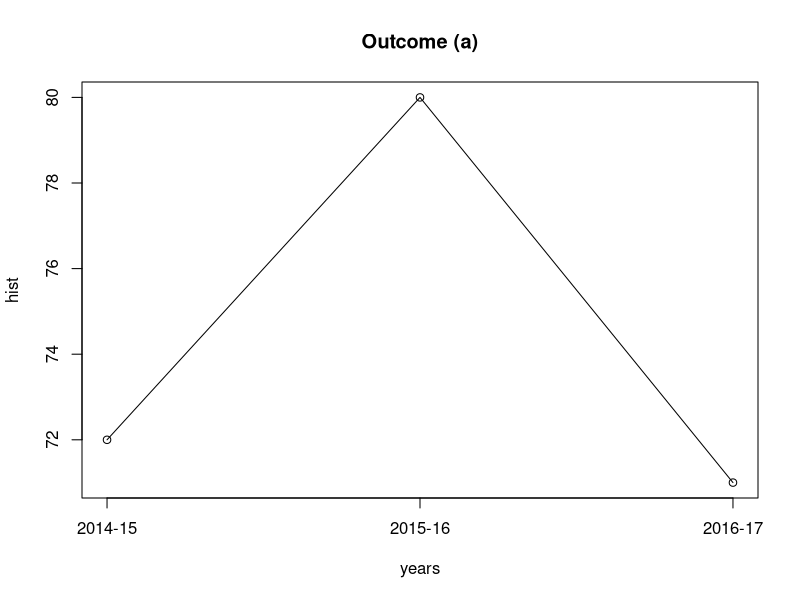
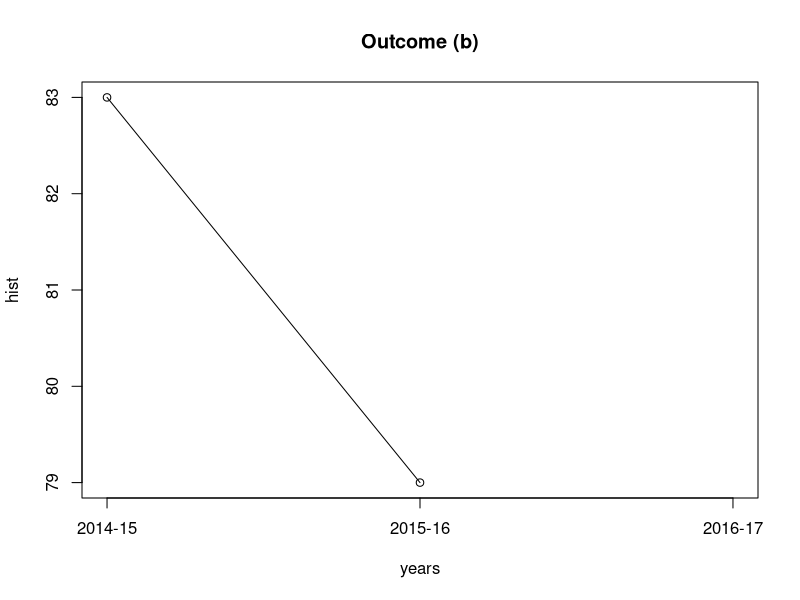
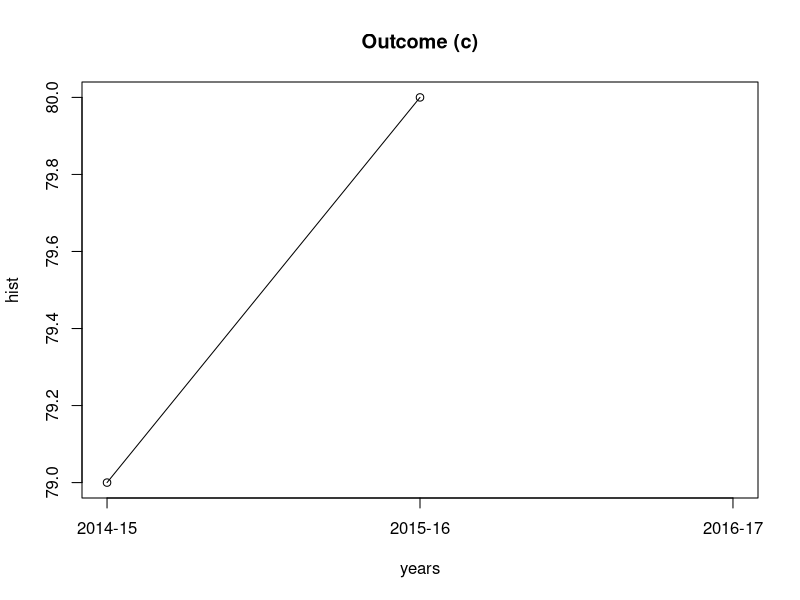
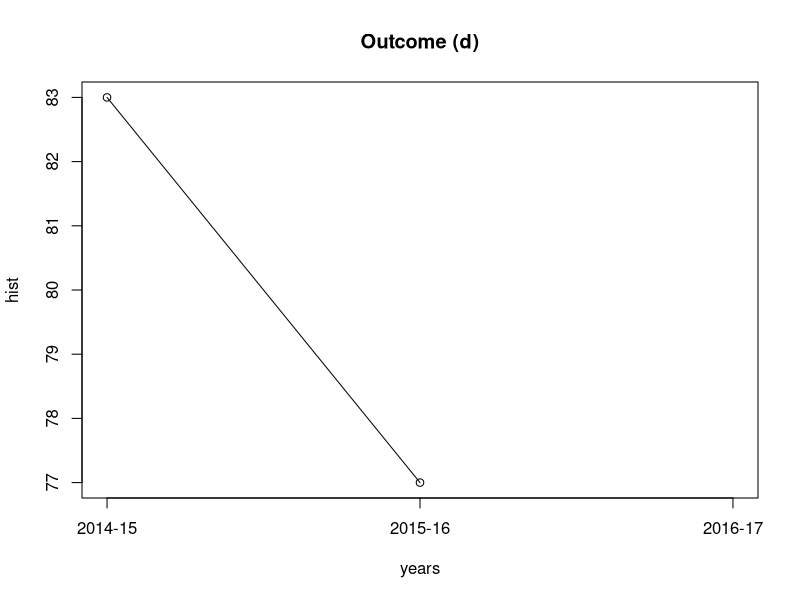
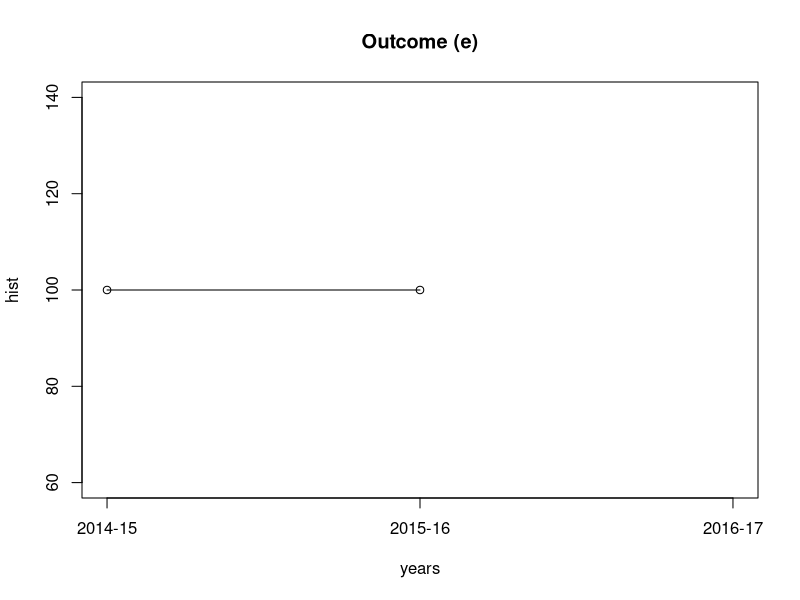
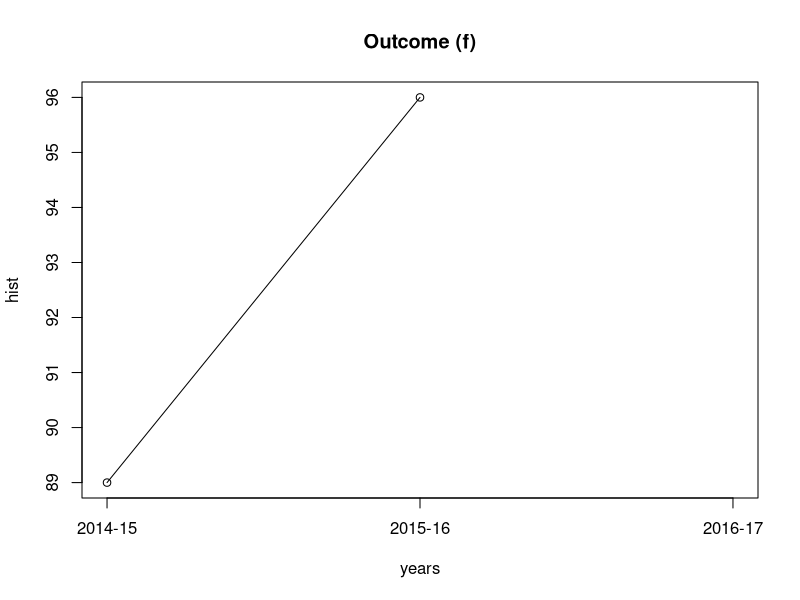
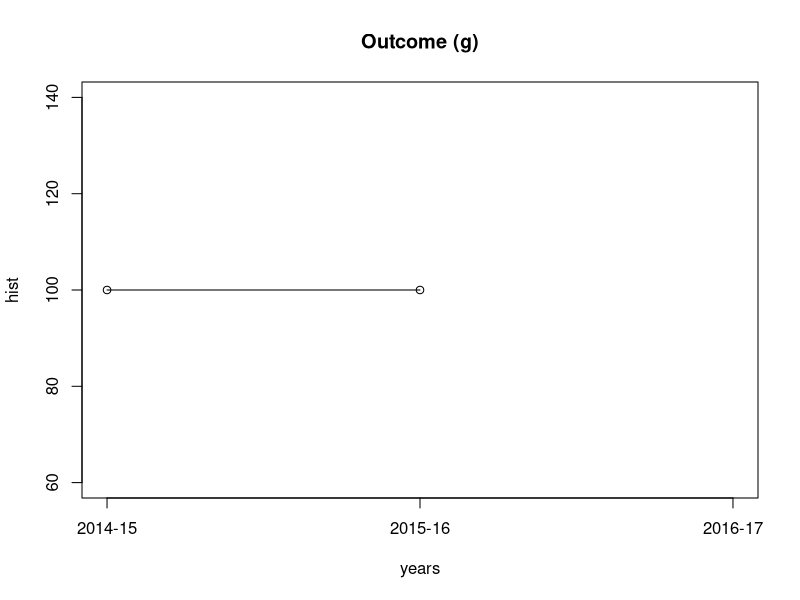
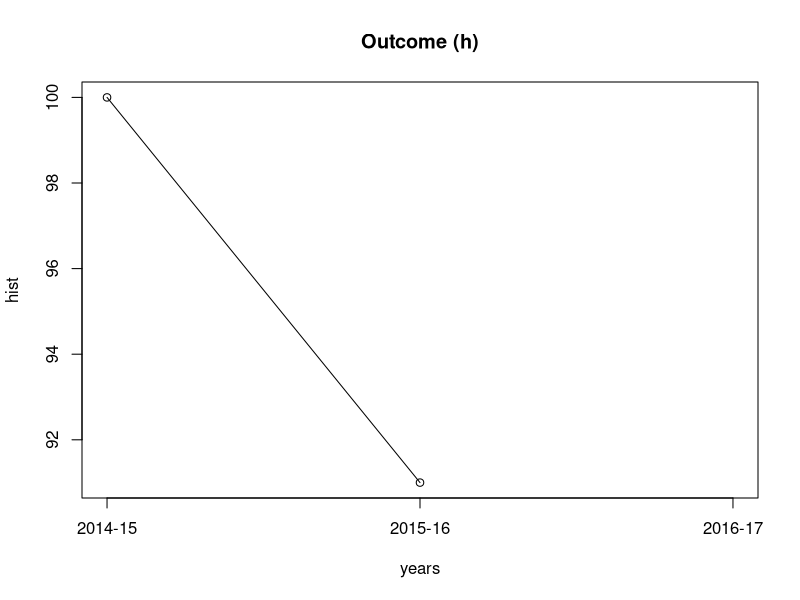

R code for these plots, in order:
## ---- chunk 1
num.excelled <- c(
    a1=23+20, a2=16, a3=4, a4=0, a5=0, a6=0,
    b1=0, b2=0,
    c1=0, c2=0, c3=0+0, c4=0, c5=0, 
    d1=0, d2=0, d3=0, d4=0, d5=0,
    e1=0, e2=0, e3=0, e4=0,
    f1=0, f2=0, f3=0,
    g1=0, g2=0,
    h1=0, h2=0, h3=0,
    i1=0, i2=30, i3=0, i4=0,
    j1=0, j2=0, j3=0, j4=0, j5=0,
    k1=0, k2=0+0+0+0, k3=0, k4=0)
num.mastered <- c(
    a1=0+3, a2=5, a3=2, a4=0, a5=0, a6=0,
    b1=0, b2=0,
    c1=0, c2=0, c3=0+0, c4=0, c5=0, 
    d1=0, d2=0, d3=0, d4=0, d5=0,
    e1=0, e2=0, e3=0, e4=0,
    f1=0, f2=0, f3=0,
    g1=0, g2=0,
    h1=0, h2=0, h3=0,
    i1=0, i2=5, i3=0, i4=0,
    j1=0, j2=0, j3=0, j4=0, j5=0,
    k1=0, k2=0+0+0+0, k3=0, k4=0)
num.partially.mastered <- c(
    a1=3+3, a2=3, a3=3, a4=0, a5=0, a6=0,
    b1=0, b2=0,
    c1=0, c2=0, c3=0+0, c4=0, c5=0, 
    d1=0, d2=0, d3=0, d4=0, d5=0,
    e1=0, e2=0, e3=0, e4=0,
    f1=0, f2=0, f3=0,
    g1=0, g2=0,
    h1=0, h2=0, h3=0,
    i1=0, i2=1, i3=0, i4=0,
    j1=0, j2=0, j3=0, j4=0, j5=0,
    k1=0, k2=0+0+0+0, k3=0, k4=0)
num.below.expectations <- c(
    a1=0+0, a2=2, a3=17, a4=0, a5=0, a6=0,
    b1=0, b2=0,
    c1=0, c2=0, c3=0+0, c4=0, c5=0, 
    d1=0, d2=0, d3=0, d4=0, d5=0,
    e1=0, e2=0, e3=0, e4=0,
    f1=0, f2=0, f3=0,
    g1=0, g2=0,
    h1=0, h2=0, h3=0,
    i1=0, i2=2, i3=0, i4=0,
    j1=0, j2=0, j3=0, j4=0, j5=0,
    k1=0, k2=0+0+0+0, k3=0, k4=0)

num.excelled['a'] <- sum(num.excelled[paste('a', 1:6, sep="")])
num.excelled['b'] <- sum(num.excelled[paste('b', 1:2, sep="")])
num.excelled['c'] <- sum(num.excelled[paste('c', 1:5, sep="")])
num.excelled['d'] <- sum(num.excelled[paste('d', 1:5, sep="")])
num.excelled['e'] <- sum(num.excelled[paste('e', 1:4, sep="")])
num.excelled['f'] <- sum(num.excelled[paste('f', 1:3, sep="")])
num.excelled['g'] <- sum(num.excelled[paste('g', 1:2, sep="")])
num.excelled['h'] <- sum(num.excelled[paste('h', 1:3, sep="")])
num.excelled['i'] <- sum(num.excelled[paste('i', 1:4, sep="")])
num.excelled['j'] <- sum(num.excelled[paste('j', 1:5, sep="")])
num.excelled['k'] <- sum(num.excelled[paste('k', 1:4, sep="")])

num.mastered['a'] <- sum(num.mastered[paste('a', 1:6, sep="")])
num.mastered['b'] <- sum(num.mastered[paste('b', 1:2, sep="")])
num.mastered['c'] <- sum(num.mastered[paste('c', 1:5, sep="")])
num.mastered['d'] <- sum(num.mastered[paste('d', 1:5, sep="")])
num.mastered['e'] <- sum(num.mastered[paste('e', 1:4, sep="")])
num.mastered['f'] <- sum(num.mastered[paste('f', 1:3, sep="")])
num.mastered['g'] <- sum(num.mastered[paste('g', 1:2, sep="")])
num.mastered['h'] <- sum(num.mastered[paste('h', 1:3, sep="")])
num.mastered['i'] <- sum(num.mastered[paste('i', 1:4, sep="")])
num.mastered['j'] <- sum(num.mastered[paste('j', 1:5, sep="")])
num.mastered['k'] <- sum(num.mastered[paste('k', 1:4, sep="")])

num.partially.mastered['a'] <- sum(num.partially.mastered[paste('a', 1:6, sep="")])
num.partially.mastered['b'] <- sum(num.partially.mastered[paste('b', 1:2, sep="")])
num.partially.mastered['c'] <- sum(num.partially.mastered[paste('c', 1:5, sep="")])
num.partially.mastered['d'] <- sum(num.partially.mastered[paste('d', 1:5, sep="")])
num.partially.mastered['e'] <- sum(num.partially.mastered[paste('e', 1:4, sep="")])
num.partially.mastered['f'] <- sum(num.partially.mastered[paste('f', 1:3, sep="")])
num.partially.mastered['g'] <- sum(num.partially.mastered[paste('g', 1:2, sep="")])
num.partially.mastered['h'] <- sum(num.partially.mastered[paste('h', 1:3, sep="")])
num.partially.mastered['i'] <- sum(num.partially.mastered[paste('i', 1:4, sep="")])
num.partially.mastered['j'] <- sum(num.partially.mastered[paste('j', 1:5, sep="")])
num.partially.mastered['k'] <- sum(num.partially.mastered[paste('k', 1:4, sep="")])

num.below.expectations['a'] <- sum(num.below.expectations[paste('a', 1:6, sep="")])
num.below.expectations['b'] <- sum(num.below.expectations[paste('b', 1:2, sep="")])
num.below.expectations['c'] <- sum(num.below.expectations[paste('c', 1:5, sep="")])
num.below.expectations['d'] <- sum(num.below.expectations[paste('d', 1:5, sep="")])
num.below.expectations['e'] <- sum(num.below.expectations[paste('e', 1:4, sep="")])
num.below.expectations['f'] <- sum(num.below.expectations[paste('f', 1:3, sep="")])
num.below.expectations['g'] <- sum(num.below.expectations[paste('g', 1:2, sep="")])
num.below.expectations['h'] <- sum(num.below.expectations[paste('h', 1:3, sep="")])
num.below.expectations['i'] <- sum(num.below.expectations[paste('i', 1:4, sep="")])
num.below.expectations['j'] <- sum(num.below.expectations[paste('j', 1:5, sep="")])
num.below.expectations['k'] <- sum(num.below.expectations[paste('k', 1:4, sep="")])

get.excelled <- function (key) {
    pct <- num.excelled[[key]] / (num.excelled[[key]] + num.mastered[[key]] + num.partially.mastered[[key]] + num.below.expectations[[key]])
    return (round(100*pct))
}
get.mastered <- function (key) {
    pct <- num.mastered[[key]] / (num.excelled[[key]] + num.mastered[[key]] + num.partially.mastered[[key]] + num.below.expectations[[key]])
    return (round(100*pct))
}
get.partially.mastered <- function (key) {
    pct <- num.partially.mastered[[key]] / (num.excelled[[key]] + num.mastered[[key]] + num.partially.mastered[[key]] + num.below.expectations[[key]])
    return (round(100*pct))
}
get.below.expectations <- function (key) {
    pct <- num.below.expectations[[key]] / (num.excelled[[key]] + num.mastered[[key]] + num.partially.mastered[[key]] + num.below.expectations[[key]])
    return (round(100*pct))
}
num.assessed <- function (key) {
    num <- num.excelled[[key]] + num.mastered[[key]] + num.partially.mastered[[key]] + num.below.expectations[[key]]
    return (num)
}

history.excelled <- data.frame(
    a=c(62,  45, get.excelled('a')),
    b=c(69,  46, get.excelled('b')),
    c=c(71,  58, get.excelled('c')),
    d=c(66,  53, get.excelled('d')),
    e=c(20,  98, get.excelled('e')),
    f=c(83,  67, get.excelled('f')),
    g=c(20, 100, get.excelled('g')),
    h=c(20,  81, get.excelled('h')),
    i=c(67,  56, get.excelled('i')),
    j=c(79,  36, get.excelled('j')),
    k=c(49,  74, get.excelled('k')))
history.mastered <- data.frame(
    a=c(10, 35, get.mastered('a')),
    b=c(14, 33, get.mastered('b')),
    c=c( 8, 22, get.mastered('c')),
    d=c(17, 24, get.mastered('d')),
    e=c(80,  2, get.mastered('e')),
    f=c( 6, 29, get.mastered('f')),
    g=c(80,  0, get.mastered('g')),
    h=c(80, 10, get.mastered('h')),
    i=c(24, 26, get.mastered('i')),
    j=c(15, 26, get.mastered('j')),
    k=c(15,  8, get.mastered('k')))
history.partially.mastered <- data.frame(
    a=c(12,  9, get.partially.mastered('a')),
    b=c(10, 15, get.partially.mastered('b')),
    c=c(11,  9, get.partially.mastered('c')),
    d=c( 7, 19, get.partially.mastered('d')),
    e=c( 0,  0, get.partially.mastered('e')),
    f=c(11,  4, get.partially.mastered('f')),
    g=c( 0,  0, get.partially.mastered('g')),
    h=c( 0,  9, get.partially.mastered('h')),
    i=c( 3, 10, get.partially.mastered('i')),
    j=c( 2, 17, get.partially.mastered('j')),
    k=c(24,  2, get.partially.mastered('k')))
history.below.expectations <- data.frame(
    a=c(16, 11, get.below.expectations('a')),
    b=c( 7,  6, get.below.expectations('b')),
    c=c(10, 11, get.below.expectations('c')),
    d=c(10,  4, get.below.expectations('d')),
    e=c( 0,  0, get.below.expectations('e')),
    f=c( 0,  0, get.below.expectations('f')),
    g=c( 0,  0, get.below.expectations('g')),
    h=c( 0,  0, get.below.expectations('h')),
    i=c( 6,  7, get.below.expectations('i')),
    j=c( 4, 21, get.below.expectations('j')),
    k=c(12, 16, get.below.expectations('k')))

history.pass <- history.excelled + history.mastered
history.fail <- history.partially.mastered + history.below.expectations
## ---- chunk 2

years <- c(2015, 2016, 2017)
year_labels = c('2014-15', '2015-16', '2016-17')
for (outcome in c('a', 'b', 'c', 'd', 'e', 'f', 'g', 'h', 'i', 'j', 'k')) {
  hist <- c(history.pass[1, outcome], history.pass[2, outcome], history.pass[3, outcome])
  plot(years, hist, xaxt="n")
  lines(years, hist)
  axis(side=1, at=years, labels=year_labels)
  title(paste('Outcome (',  outcome, ')', sep=""))
}

